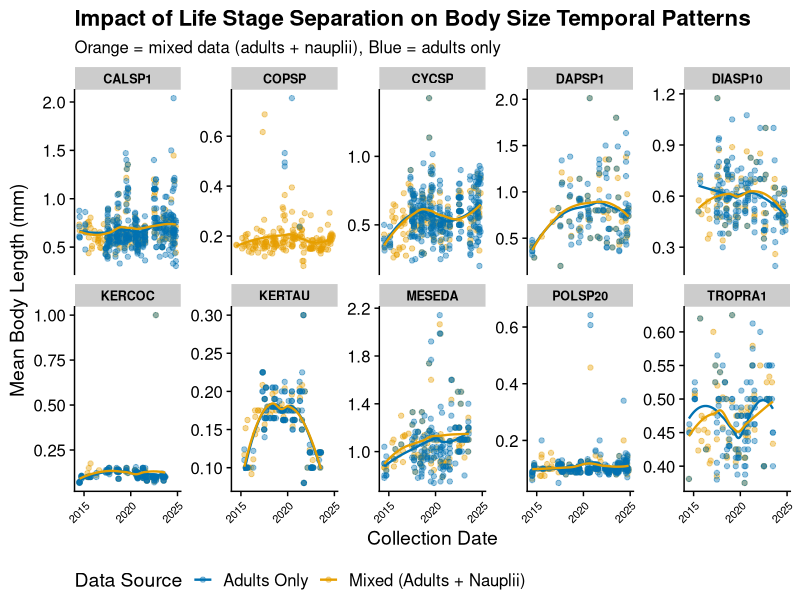
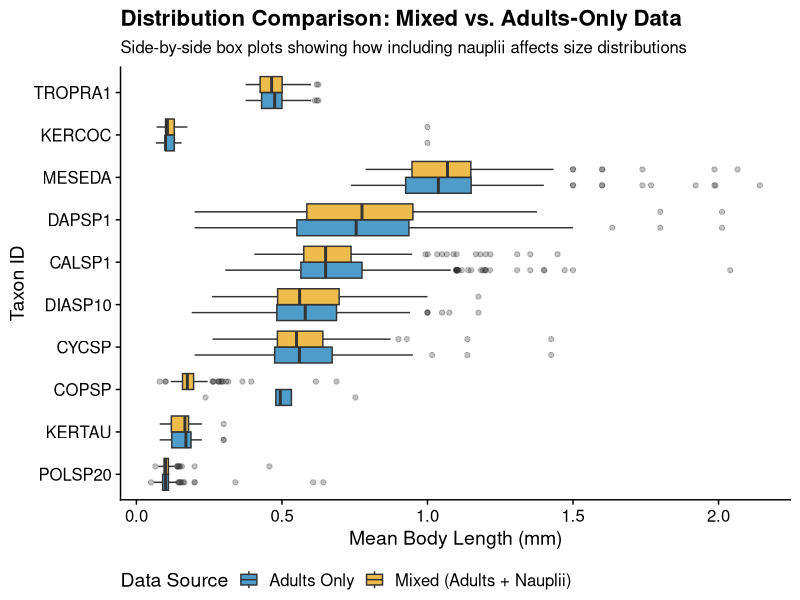

The R source for these figures, in order:
# Comparison: Mixed Life Stages vs. Adults-Only Analysis
# Purpose: Side-by-side comparison showing how body size patterns differ
#          when nauplii (larvae) are included vs. excluded
# Date: 2026-05-02

# Load libraries
library(tidyverse)
library(readr)
library(ggplot2)
library(cowplot)
library(patchwork)

# ============================================================================
# Part 1: Prepare Both Datasets
# ============================================================================

cat("Preparing comparison datasets...\n\n")

# Load raw data (all records, mixed life stages)
zoo_raw <- read_csv("data-processed/zooplankton_2014_2026.csv")

# Create MIXED summary (includes both adults and nauplii)
zoo_mixed_summary <- zoo_raw |>
  mutate(mean_body_length = (zooMinimumLength + zooMaximumLength) / 2) |>
  group_by(siteID, collectDate, taxonID) |>
  summarise(
    mean_body_length = mean(mean_body_length, na.rm = TRUE),
    max_body_length = mean(zooMaximumLength, na.rm = TRUE),
    count_per_liter = first(countPerL),
    n_records = n(),
    .groups = "drop"
  ) |>
  mutate(
    data_source = "Mixed (Adults + Nauplii)",
    collectDate = as.Date(collectDate)
  ) |>
  arrange(siteID, collectDate, taxonID)

# Load ADULTS-ONLY summary (pre-calculated)
zoo_adults_summary <- read_csv("data-processed/zooplankton_body_size_summary_adults_2014_2026.csv") |>
  mutate(
    data_source = "Adults Only",
    collectDate = as.Date(collectDate)
  )

# Get top 10 taxa (from mixed data for consistency)
top_taxa <- zoo_mixed_summary |>
  group_by(taxonID) |>
  summarise(total_samples = n(), .groups = "drop") |>
  arrange(desc(total_samples)) |>
  head(10) |>
  pull(taxonID)

cat("Top 10 taxa (by frequency in full dataset):\n")
print(top_taxa)
cat("\n")

# ============================================================================
# Part 2: Summary Statistics Comparison
# ============================================================================

cat(paste(rep("=", 80), collapse = ""), "\n")
cat("SUMMARY STATISTICS: MIXED vs. ADULTS-ONLY\n")
cat(paste(rep("=", 80), collapse = ""), "\n\n")

# Overall body size statistics
cat("Overall Body Size (all taxa combined):\n")
cat(paste(rep("-", 80), collapse = ""), "\n")

mixed_stats <- zoo_mixed_summary |>
  summarise(
    n_samples = n(),
    mean_length = round(mean(mean_body_length, na.rm = TRUE), 4),
    sd_length = round(sd(mean_body_length, na.rm = TRUE), 4),
    min_length = round(min(mean_body_length, na.rm = TRUE), 4),
    max_length = round(max(mean_body_length, na.rm = TRUE), 4)
  )

adults_stats <- zoo_adults_summary |>
  summarise(
    n_samples = n(),
    mean_length = round(mean(mean_body_length, na.rm = TRUE), 4),
    sd_length = round(sd(mean_body_length, na.rm = TRUE), 4),
    min_length = round(min(mean_body_length, na.rm = TRUE), 4),
    max_length = round(max(mean_body_length, na.rm = TRUE), 4)
  )

cat("MIXED DATA:\n")
print(mixed_stats)
cat("\nADULTS-ONLY DATA:\n")
print(adults_stats)

# Calculate the difference
cat("\nDIFFERENCE (Mixed - Adults):\n")
cat("  Sample count difference:", mixed_stats$n_samples - adults_stats$n_samples, "\n")
cat("  Mean body length difference:", round(mixed_stats$mean_length - adults_stats$mean_length, 4), "mm\n")
cat("  % difference in mean:", round((mixed_stats$mean_length - adults_stats$mean_length) / adults_stats$mean_length * 100, 1), "%\n")

# ============================================================================
# Part 3: Per-Taxon Comparison (Top 10)
# ============================================================================

cat("\n\n", paste(rep("=", 80), collapse = ""), "\n", sep = "")
cat("PER-TAXON COMPARISON: Top 10 Taxa\n")
cat(paste(rep("=", 80), collapse = ""), "\n\n")

mixed_by_taxon <- zoo_mixed_summary |>
  filter(taxonID %in% top_taxa) |>
  group_by(taxonID) |>
  summarise(
    n_samples_mixed = n(),
    mean_length_mixed = round(mean(mean_body_length, na.rm = TRUE), 4),
    .groups = "drop"
  )

adults_by_taxon <- zoo_adults_summary |>
  filter(taxonID %in% top_taxa) |>
  group_by(taxonID) |>
  summarise(
    n_samples_adults = n(),
    mean_length_adults = round(mean(mean_body_length, na.rm = TRUE), 4),
    .groups = "drop"
  )

taxon_comparison <- mixed_by_taxon |>
  full_join(adults_by_taxon, by = "taxonID") |>
  mutate(
    length_difference_mm = round(mean_length_mixed - mean_length_adults, 4),
    length_pct_difference = round((mean_length_mixed - mean_length_adults) / mean_length_adults * 100, 1),
    sample_difference = n_samples_mixed - n_samples_adults
  ) |>
  arrange(desc(abs(length_pct_difference)))

cat("Taxon | Mixed Samples | Mixed Mean | Adult Samples | Adult Mean | Diff (mm) | Diff (%) | Sample Diff\n")
cat(paste(rep("-", 110), collapse = ""), "\n")
for (i in 1:nrow(taxon_comparison)) {
  row <- taxon_comparison[i, ]
  cat(sprintf("%-10s | %13d | %10.4f | %13d | %10.4f | %9.4f | %8.1f | %10d\n",
              row$taxonID,
              row$n_samples_mixed,
              row$mean_length_mixed,
              row$n_samples_adults,
              row$mean_length_adults,
              row$length_difference_mm,
              row$length_pct_difference,
              row$sample_difference))
}

# ============================================================================
# Part 4: Visualization Comparison - Time Series
# ============================================================================

cat("\n\nCreating comparison visualizations...\n")

# Combine data for visualization
viz_data <- bind_rows(
  zoo_mixed_summary |>
    filter(taxonID %in% top_taxa) |>
    select(taxonID, collectDate, mean_body_length, data_source),
  zoo_adults_summary |>
    filter(taxonID %in% top_taxa) |>
    select(taxonID, collectDate, mean_body_length, data_source)
)

# Set up color palette
data_colors <- c("Mixed (Adults + Nauplii)" = "#E69F00", "Adults Only" = "#0072B2")

# Plot 1: Temporal patterns comparison
p1 <- ggplot(viz_data, aes(x = collectDate, y = mean_body_length, color = data_source)) +
  geom_point(alpha = 0.4, size = 1.5) +
  geom_smooth(method = "loess", se = FALSE, alpha = 0.8, size = 0.8) +
  facet_wrap(~ taxonID, scales = "free_y", ncol = 5) +
  scale_color_manual(values = data_colors, name = "Data Source") +
  labs(
    title = "Impact of Life Stage Separation on Body Size Temporal Patterns",
    subtitle = "Orange = mixed data (adults + nauplii), Blue = adults only",
    x = "Collection Date",
    y = "Mean Body Length (mm)"
  ) +
  theme_cowplot() +
  theme(
    legend.position = "bottom",
    axis.text.x = element_text(angle = 45, hjust = 1, size = 8),
    strip.text = element_text(size = 9, face = "bold")
  )

ggsave("figures/comparison_temporal_patterns_mixed_vs_adults.png", p1, width = 16, height = 10, dpi = 300)
cat("✓ Saved: figures/comparison_temporal_patterns_mixed_vs_adults.png\n")

# Plot 2: Distribution comparison for each taxon
dist_data <- bind_rows(
  zoo_mixed_summary |>
    filter(taxonID %in% top_taxa) |>
    select(taxonID, mean_body_length, data_source),
  zoo_adults_summary |>
    filter(taxonID %in% top_taxa) |>
    select(taxonID, mean_body_length, data_source)
)

p2 <- ggplot(dist_data, aes(x = reorder(taxonID, mean_body_length, FUN = median),
                             y = mean_body_length, fill = data_source)) +
  geom_boxplot(alpha = 0.7, outlier.alpha = 0.3, position = "dodge") +
  scale_fill_manual(values = data_colors, name = "Data Source") +
  coord_flip() +
  labs(
    title = "Distribution Comparison: Mixed vs. Adults-Only Data",
    x = "Taxon ID",
    y = "Mean Body Length (mm)",
    subtitle = "Side-by-side box plots showing how including nauplii affects size distributions"
  ) +
  theme_cowplot() +
  theme(legend.position = "bottom")

ggsave("figures/comparison_distributions_mixed_vs_adults.png", p2, width = 12, height = 8, dpi = 300)
cat("✓ Saved: figures/comparison_distributions_mixed_vs_adults.png\n")

# ============================================================================
# Part 5: Key Findings Summary
# ============================================================================

cat("\n\n", paste(rep("=", 80), collapse = ""), "\n", sep = "")
cat("KEY FINDINGS\n")
cat(paste(rep("=", 80), collapse = ""), "\n\n")

cat("1. SAMPLE SIZE IMPACT:\n")
cat("   - Mixed data: ", nrow(zoo_mixed_summary), " samples\n", sep = "")
cat("   - Adults-only: ", nrow(zoo_adults_summary), " samples\n", sep = "")
cat("   - Difference: ", nrow(zoo_mixed_summary) - nrow(zoo_adults_summary), " samples removed\n\n", sep = "")

cat("2. BODY SIZE IMPACT:\n")
cat("   - Mean length (mixed): ", round(mean(zoo_mixed_summary$mean_body_length, na.rm = TRUE), 4), " mm\n", sep = "")
cat("   - Mean length (adults): ", round(mean(zoo_adults_summary$mean_body_length, na.rm = TRUE), 4), " mm\n", sep = "")
cat("   - Overall difference: ", round(mean(zoo_mixed_summary$mean_body_length, na.rm = TRUE) - mean(zoo_adults_summary$mean_body_length, na.rm = TRUE), 4), " mm\n\n", sep = "")

# Find taxa with biggest differences
biggest_diff <- taxon_comparison |> arrange(desc(abs(length_pct_difference))) |> head(5)
cat("3. TAXA MOST AFFECTED BY NAUPLII INCLUSION:\n")
for (i in 1:nrow(biggest_diff)) {
  row <- biggest_diff[i, ]
  direction <- if_else(row$length_pct_difference > 0, "INFLATED", "DEFLATED")
  cat(sprintf("   %s: Mean %s by %.1f%% (%.4f mm)\n",
              row$taxonID, direction, abs(row$length_pct_difference), abs(row$length_difference_mm)))
}

cat("\n4. IMPLICATIONS FOR YOUR ANALYSIS:\n")
cat("   - Using mixed data risks confounding life stage composition with actual body size responses\n")
cat("   - Some taxa (like those heavily dominated by nauplii) show dramatic shifts\n")
cat("   - Adults-only approach gives cleaner signal for temperature/food supply hypothesis\n")
cat("   - Nauplii should be analyzed separately if interested in recruitment dynamics\n")

cat("\n", paste(rep("=", 80), collapse = ""), "\n", sep = "")
cat("Comparison analysis complete!\n")
cat(paste(rep("=", 80), collapse = ""), "\n")
